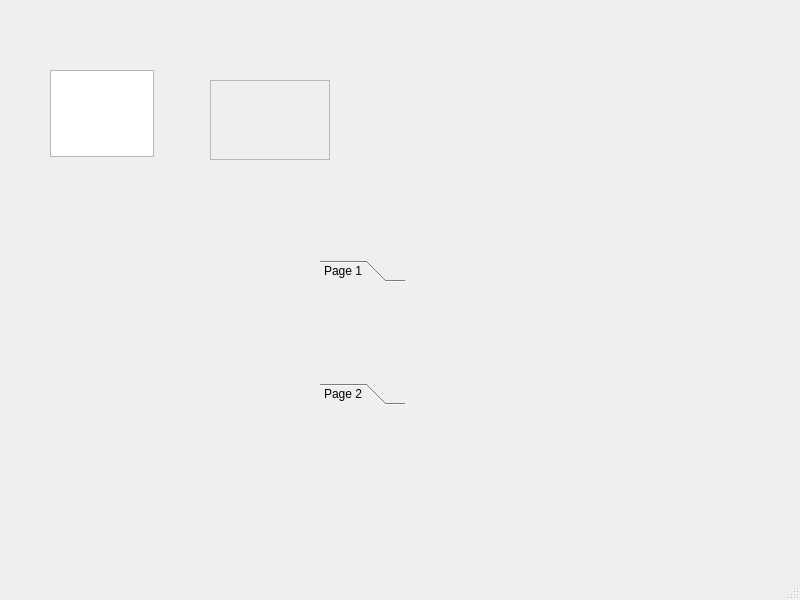
<?xml version="1.0" encoding="UTF-8"?>
<ui version="4.0">
 <class>MainWindow</class>
 <widget class="QMainWindow" name="MainWindow">
  <property name="geometry">
   <rect>
    <x>0</x>
    <y>0</y>
    <width>800</width>
    <height>600</height>
   </rect>
  </property>
  <property name="windowTitle">
   <string>MainWindow</string>
  </property>
  <widget class="QWidget" name="centralwidget">
   <widget class="QTextEdit" name="textEdit">
    <property name="geometry">
     <rect>
      <x>50</x>
      <y>70</y>
      <width>104</width>
      <height>87</height>
     </rect>
    </property>
   </widget>
   <widget class="QFrame" name="frame">
    <property name="geometry">
     <rect>
      <x>210</x>
      <y>80</y>
      <width>120</width>
      <height>80</height>
     </rect>
    </property>
    <property name="frameShape">
     <enum>QFrame::StyledPanel</enum>
    </property>
    <property name="frameShadow">
     <enum>QFrame::Raised</enum>
    </property>
   </widget>
   <widget class="QToolBox" name="toolBox">
    <property name="geometry">
     <rect>
      <x>320</x>
      <y>260</y>
      <width>85</width>
      <height>145</height>
     </rect>
    </property>
    <property name="currentIndex">
     <number>0</number>
    </property>
    <widget class="QWidget" name="page">
     <property name="geometry">
      <rect>
       <x>0</x>
       <y>0</y>
       <width>85</width>
       <height>85</height>
      </rect>
     </property>
     <attribute name="label">
      <string>Page 1</string>
     </attribute>
    </widget>
    <widget class="QWidget" name="page_2">
     <property name="geometry">
      <rect>
       <x>0</x>
       <y>0</y>
       <width>85</width>
       <height>85</height>
      </rect>
     </property>
     <attribute name="label">
      <string>Page 2</string>
     </attribute>
    </widget>
   </widget>
  </widget>
  <widget class="QMenuBar" name="menubar">
   <property name="geometry">
    <rect>
     <x>0</x>
     <y>0</y>
     <width>800</width>
     <height>26</height>
    </rect>
   </property>
  </widget>
  <widget class="QStatusBar" name="statusbar"/>
 </widget>
 <resources/>
 <connections/>
</ui>
